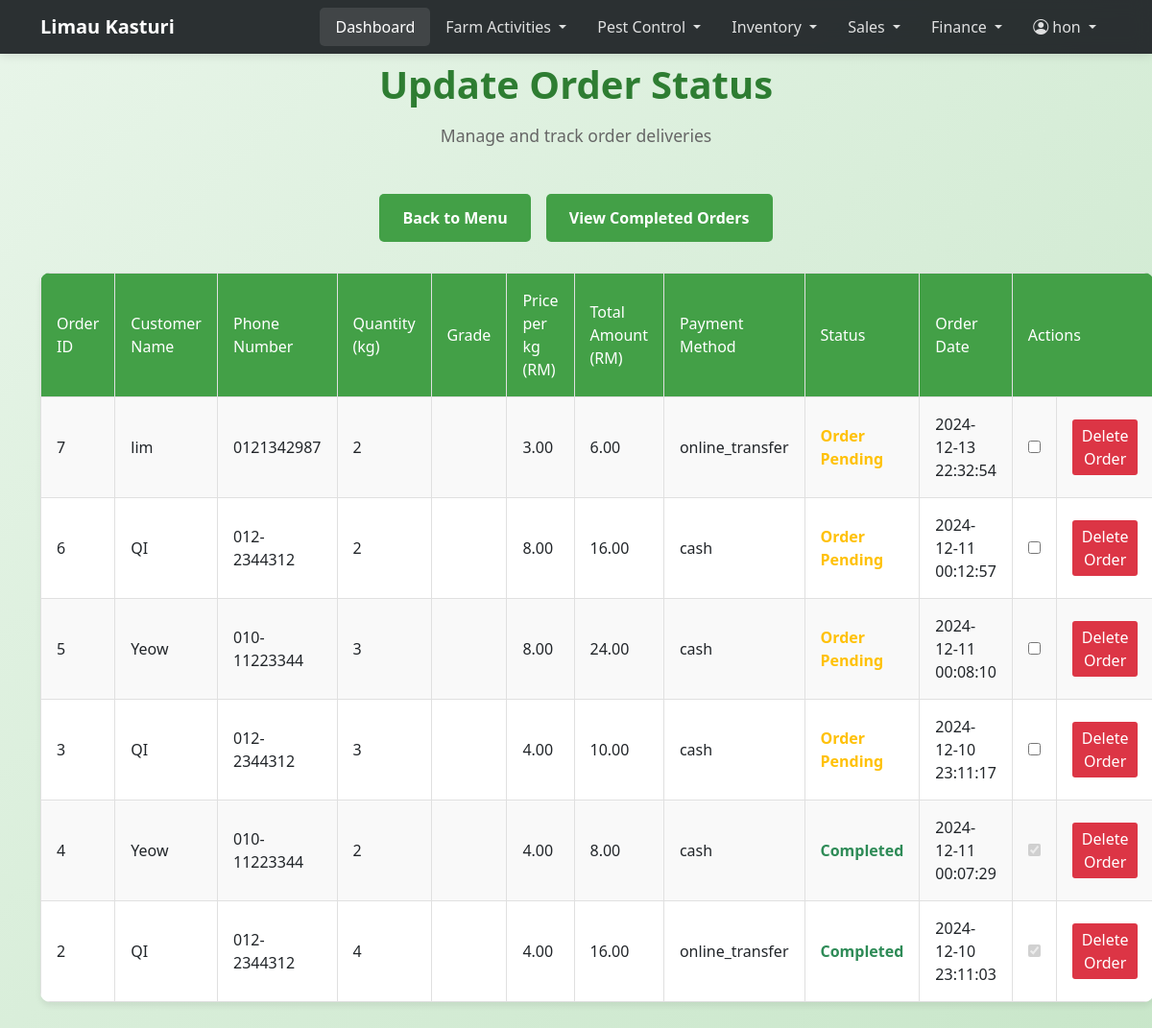
The app's page /limau_kasturi_orders/orders_update_status.php (signed in), older data.
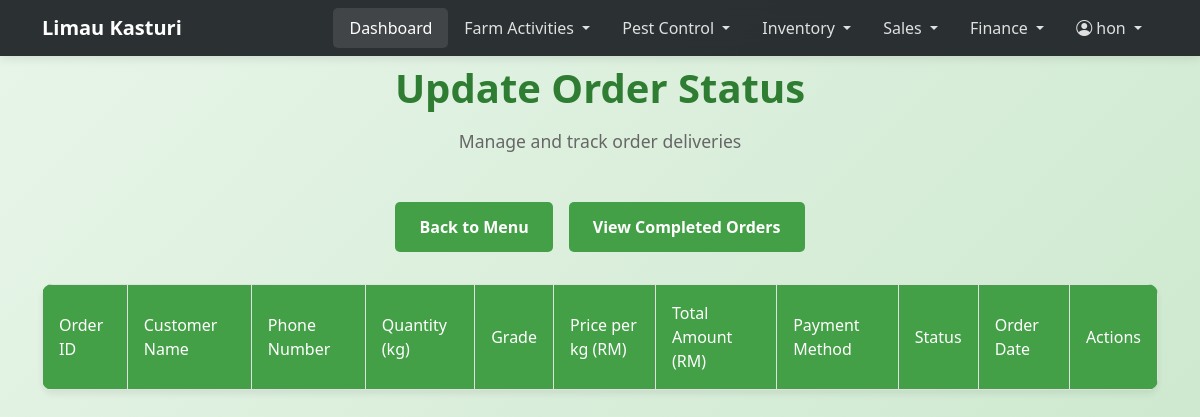
The same page, newer data.
### tables this page shows
CREATE TABLE `orders` (
  `order_id` int NOT NULL,
  `customer_id` int NOT NULL,
  `payment_method` enum('cash','online_transfer') NOT NULL,
  `delivery_status` tinyint(1) DEFAULT '0',
  `order_date` datetime DEFAULT CURRENT_TIMESTAMP,
  `total_amount` decimal(10,2) DEFAULT NULL,
  `order_status` enum('Pending','Completed') DEFAULT 'Pending'
);

CREATE TABLE `customers` (
  `customer_id` int NOT NULL,
  `customer_name` varchar(255) NOT NULL,
  `customer_phone` varchar(20) NOT NULL,
  `delivery_address` text NOT NULL
);

CREATE TABLE `order_items` (
  `item_id` int NOT NULL,
  `order_id` int NOT NULL,
  `quantity` int NOT NULL,
  `grade` enum('A','B','C') NOT NULL,
  `current_price` decimal(10,2) DEFAULT NULL
);

### limau_kasturi_orders/orders_update_status.php (the view, shortened to what this page needs)
<?php
require_once '../header.php';
require_once '../db.php';
$filter_sql = "SELECT orders.order_id, orders.total_amount, orders.payment_method,
                      orders.order_status, customers.customer_name,
                      customers.customer_phone, orders.order_date,
                      order_items.quantity as ordered_quantity,
                      order_items.current_price as unit_price,
                      order_items.grade  -- Using SQL comment style
               FROM orders
               JOIN customers ON orders.customer_id = customers.customer_id
               JOIN order_items ON orders.order_id = order_items.order_id";
$filter_sql .= " ORDER BY
                 CASE
                    WHEN orders.order_status = 'Pending' THEN 0
                    ELSE 1
                 END,
                 orders.order_date DESC";
$result = $conn->query($filter_sql);
?>
<!DOCTYPE html>
<html lang="en">
<head>
    <link href="https://cdn.jsdelivr.net/npm/bootstrap@5.1.3/dist/css/bootstrap.min.css" rel="stylesheet">
    <link rel="stylesheet" href="https://cdn.jsdelivr.net/npm/bootstrap-icons@1.7.2/font/bootstrap-icons.css">
</head>
<body>
    <div class="main-content">
        <div class="container">
            <div class="text-center mb-5">
                <h1 class="welcome-text">Update Order Status</h1>
                <p class="subtitle">Manage and track order deliveries</p>
            </div>
            <div class="nav-buttons">
                <a href="index.php" class="nav-button">Back to Menu</a>
                <a href="completed_orders.php" class="nav-button">View Completed Orders</a>
            </div>
            <table>
                <tr>
                    <th>Order ID</th>
                    <th>Customer Name</th>
                    <th>Phone Number</th>
                    <th>Quantity (kg)</th>
                    <th>Grade</th>
                    <th>Price per kg (RM)</th>
                    <th>Total Amount (RM)</th>
                    <th>Payment Method</th>
                    <th>Status</th>
                    <th>Order Date</th>
                    <th colspan="2">Actions</th>
                </tr>
                <?php while ($row = $result->fetch_assoc()): ?>
                    <tr>
                        <td><?php echo $row['order_id']; ?></td>
                        <td><?php echo $row['customer_name']; ?></td>
                        <td><?php echo $row['customer_phone']; ?></td>
                        <td><?php echo $row['ordered_quantity']; ?></td>
                        <td><?php echo $row['grade']; ?></td>
                        <td><?php echo number_format($row['unit_price'], 2); ?></td>
                        <td><?php echo number_format($row['total_amount'], 2); ?></td>
                        <td><?php echo $row['payment_method']; ?></td>
                        <td>
                            <?php if ($row['order_status'] === 'Completed'): ?>
                                <span style="color: #2e8b57; font-weight: bold;">Completed</span>
                            <?php else: ?>
                                <span style="color: #ffc107; font-weight: bold;">Order Pending</span>
                            <?php endif; ?>
                        </td>
                        <td><?php echo $row['order_date']; ?></td>
                        <td>
                            <form method="POST" style="display: inline;">
                                <input type="checkbox" name="update_status" onchange="this.form.submit()"
                                       <?php echo $row['order_status'] === 'Completed' ? 'checked disabled' : ''; ?>>
                            </form>
                        </td>
                        <td>
                            <form method="POST" style="display: inline;" onsubmit="return confirm('Are you sure you want to delete this order?');">
                                <button type="submit" name="delete_order" style="background-color: #dc3545; color: white; border: none; padding: 5px 10px; border-radius: 3px; cursor: pointer;">
                                    Delete Order
                                </button>
                            </form>
                        </td>
                    </tr>
                <?php endwhile; ?>
            </table>
        </div>
    </div>
</body>
</html>

Row changes from the older to the newer data that the page shows:
removed orders: order_id "7", customer.customer_name "lim", customer.customer_phone "0121342987", order_items.quantity "2", order_items.current_price "3.00", total_amount "6.00", payment_method "online_transfer", shows "Order Pending", order_date "2024-12-13 22:32:54"
removed orders: order_id "6", customer.customer_name "QI", customer.customer_phone "012-2344312", order_items.quantity "2", order_items.current_price "8.00", total_amount "16.00", payment_method "cash", shows "Order Pending", order_date "2024-12-11 00:12:57"
removed orders: order_id "5", customer.customer_name "Yeow", customer.customer_phone "010-11223344", order_items.quantity "3", order_items.current_price "8.00", total_amount "24.00", payment_method "cash", shows "Order Pending", order_date "2024-12-11 00:08:10"
removed orders: order_id "3", customer.customer_name "QI", customer.customer_phone "012-2344312", order_items.quantity "3", order_items.current_price "4.00", total_amount "10.00", payment_method "cash", shows "Order Pending", order_date "2024-12-10 23:11:17"
removed orders: order_id "4", customer.customer_name "Yeow", customer.customer_phone "010-11223344", order_items.quantity "2", order_items.current_price "4.00", total_amount "8.00", payment_method "cash", shows "Completed", order_date "2024-12-11 00:07:29", order_status "☑"
removed orders: order_id "2", customer.customer_name "QI", customer.customer_phone "012-2344312", order_items.quantity "4", order_items.current_price "4.00", total_amount "16.00", payment_method "online_transfer", shows "Completed", order_date "2024-12-10 23:11:03", order_status "☑"
